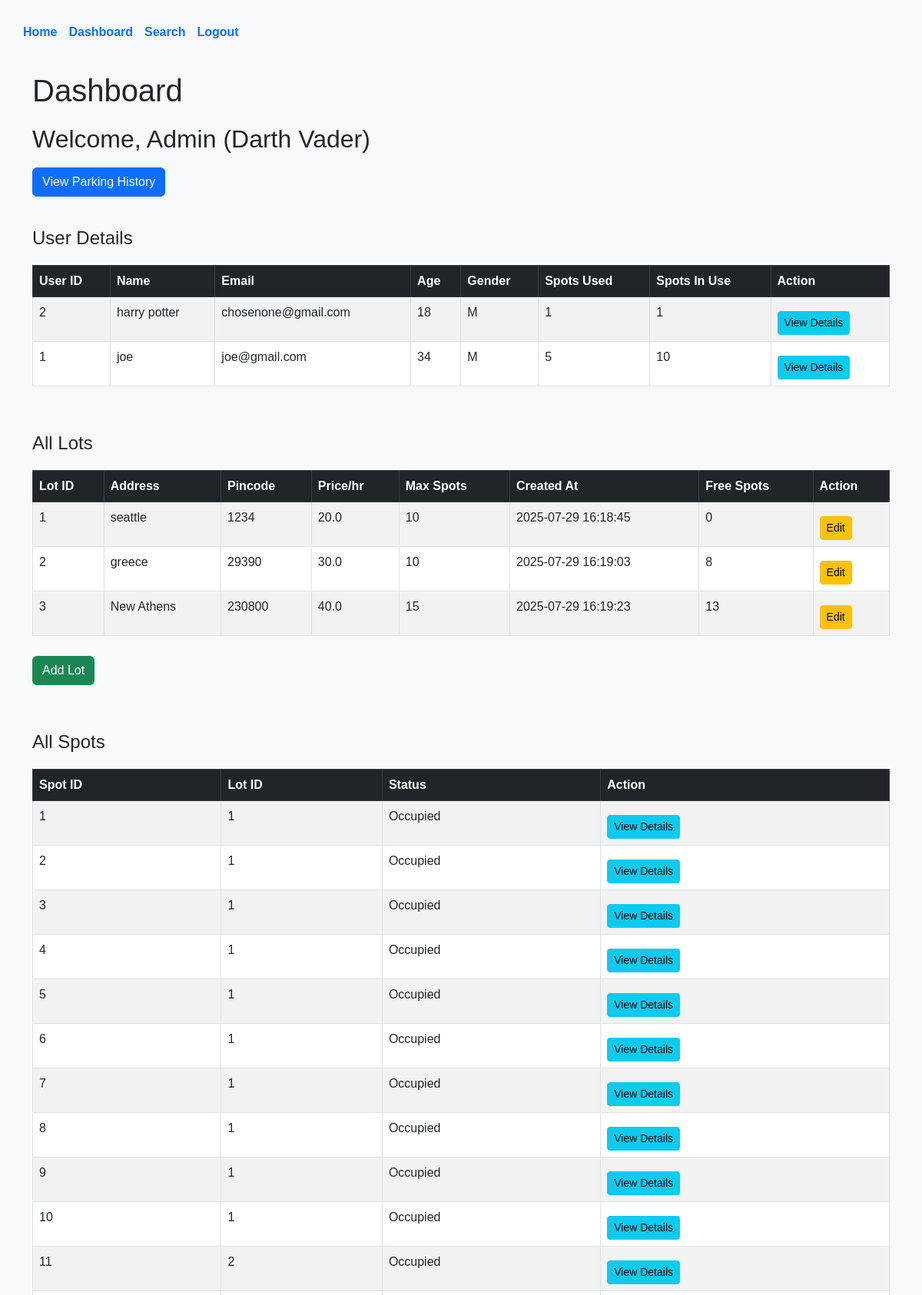
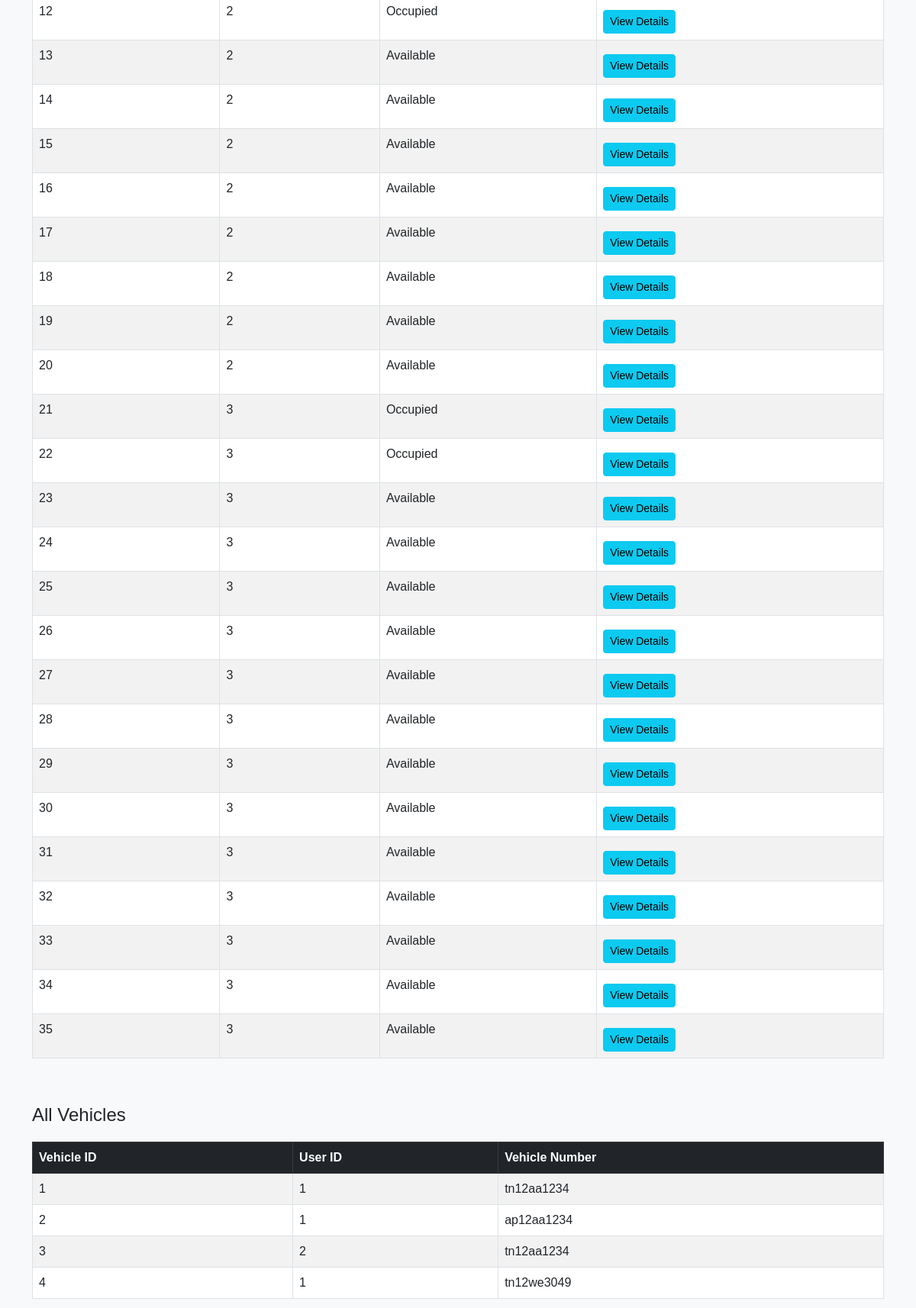
The app's page /admin/dashboard (upper part) with its own data (2 pictures, top to bottom).
### tables this page shows
CREATE TABLE User (
                user_id INTEGER PRIMARY KEY AUTOINCREMENT,
                fname TEXT NOT NULL,
                age INTEGER,
                gender TEXT,
                email TEXT UNIQUE NOT NULL,
                passwd TEXT NOT NULL,
                no_spots_booked DEFAULT 0
            );

CREATE TABLE ParkingLots (
              lot_id         INTEGER PRIMARY KEY AUTOINCREMENT,
              address        TEXT    NOT NULL,
              pin_code       TEXT,
              price_per_hour REAL    NOT NULL,
              max_spots      INTEGER NOT NULL,
              created_at     DATETIME DEFAULT CURRENT_TIMESTAMP,
              free_spots   INTEGER NOT NULL
            );

CREATE TABLE ParkingSpots (
              spot_id  INTEGER PRIMARY KEY AUTOINCREMENT,
              lot_id   INTEGER NOT NULL,
              status   TEXT    NOT NULL DEFAULT 'Available'
                         CHECK(status IN ('Available','Occupied','OutOfService')),
              FOREIGN KEY(lot_id) REFERENCES ParkingLots(lot_id)
                ON DELETE CASCADE
            );

CREATE TABLE Vehicles (
              vehicle_id     INTEGER PRIMARY KEY AUTOINCREMENT,
              user_id        INTEGER NOT NULL,
              vehicle_number TEXT    NOT NULL,
              FOREIGN KEY(user_id) REFERENCES Users(user_id)
                ON DELETE CASCADE
            );

### app.py (the view)
@app.route('/admin/dashboard')
def admin_dashboard():
    users = get_users()
    print(users)
    lots = get_lots()
    spots = get_spots()
    vhs = get_vehicles()
    bks = get_bookings()
    return render_template('adminDashboard.html', name="Admin (Darth Vader)", users=users, lots=lots, spots=spots,
                           vhs=vhs, bks=bks)

### app.py (called while the page is built)
def get_lots():
    with sqlite3.connect(DB) as con:
        cur = con.cursor()
        cur.execute('SELECT * FROM ParkingLots')
        return cur.fetchall()

def get_spots():
    with sqlite3.connect(DB) as con:
        cur = con.cursor()
        cur.execute('SELECT * FROM ParkingSpots')
        return cur.fetchall()

def get_vehicles():
    with sqlite3.connect(DB) as con:
        cur = con.cursor()
        cur.execute('SELECT * FROM Vehicles')
        return cur.fetchall()

def get_bookings():
    with sqlite3.connect(DB) as con:
        cur = con.cursor()
        cur.execute('SELECT * FROM Bookings')
        return cur.fetchall()

def get_users():
    with sqlite3.connect(DB) as con:
        cur = con.cursor()
        cur.execute(
            '''SELECT
        u.user_id,
        u.fname,
        u.email,
        u.age,
        u.gender,
        COALESCE(SUM(CASE WHEN b.status = 'Completed' THEN 1 ELSE 0 END), 0) AS spots_used,
        COALESCE(SUM(CASE WHEN b.status = 'Booked'    THEN 1 ELSE 0 END), 0) AS spots_in_use
    FROM User AS u
    LEFT JOIN Vehicles AS v
        ON u.user_id = v.user_id
    LEFT JOIN Bookings AS b
        ON v.vehicle_id = b.vehicle_id
    GROUP BY
        u.user_id,
        u.fname,
        u.email,
        u.age,
        u.gender;

        '''
        )
        return cur.fetchall()

### templates/adminDashboard.html (shortened to what this page needs)
<!DOCTYPE html>
<html lang="en">
<head>
    <link rel="stylesheet" href="https://cdn.jsdelivr.net/npm/bootstrap@5.3.0/dist/css/bootstrap.min.css">
</head>
<body>
<nav class="nav">
    <a href="{{ url_for('admin_home') }}">Home</a>
    <a href="{{ url_for('admin_dashboard') }}">Dashboard</a>
    <a href="{{ url_for('admin_search') }}">Search</a>
    <a href="{{ url_for('home') }}">Logout</a>
</nav>
<div class="container">
    <h1>Dashboard</h1>
    <h2>Welcome, {{ name }}</h2>
    <a href="{{ url_for('parking_history_all') }}" class="btn btn-primary">View Parking History</a>
    <div class="section">
        <h4>User Details</h4>
        <table class="table table-bordered table-striped table-hover">
            <thead class="table-dark">
                <tr>
                    <th>User ID</th>
                    <th>Name</th>
                    <th>Email</th>
                    <th>Age</th>
                    <th>Gender</th>
                    <th>Spots Used</th>
                    <th>Spots In Use</th>
                    <th>Action</th>
                </tr>
            </thead>
            <tbody>
                {% for user in users %}
                <tr>
                    <td>{{ user[0] }}</td>
                    <td>{{ user[1] }}</td>
                    <td>{{ user[2] }}</td>
                    <td>{{ user[3] }}</td>
                    <td>{{ user[4] }}</td>
                    <td>{{ user[5] }}</td>
                    <td>{{ user[6] }}</td>
                    <td>
                        <form method="get" action="{{ url_for('user_details', userid=user[0]) }}">
                            <button type="submit" class="btn btn-sm btn-info">View Details</button>
                        </form>
                    </td>
                </tr>
                {% endfor %}
            </tbody>
        </table>
    </div>
    <div class="section">
        <h4>All Lots</h4>
        <table class="table table-bordered table-striped table-hover">
            <thead class="table-dark">
                <tr>
                    <th>Lot ID</th>
                    <th>Address</th>
                    <th>Pincode</th>
                    <th>Price/hr</th>
                    <th>Max Spots</th>
                    <th>Created At</th>
                    <th>Free Spots</th>
                    <th>Action</th>
                </tr>
            </thead>
            <tbody>
                {% for lot in lots %}
                <tr>
                    <td>{{ lot[0] }}</td>
                    <td>{{ lot[1] }}</td>
                    <td>{{ lot[2] }}</td>
                    <td>{{ lot[3] }}</td>
                    <td>{{ lot[4] }}</td>
                    <td>{{ lot[5] }}</td>
                    <td>{{ lot[6] }}</td>
                    <td>
                        <form method="get" action="{{ url_for('edit_lot', lotid=lot[0]) }}">
                            <button type="submit" class="btn btn-sm btn-warning">Edit</button>
                        </form>
                    </td>
                </tr>
                {% endfor %}
            </tbody>
        </table>
        <a href="{{ url_for('create_lot') }}" class="btn btn-success">Add Lot</a>
    </div>
    <div class="section">
        <h4>All Spots</h4>
        <table class="table table-bordered table-striped table-hover">
            <thead class="table-dark">
                <tr>
                    <th>Spot ID</th>
                    <th>Lot ID</th>
                    <th>Status</th>
                    <th>Action</th>
                </tr>
            </thead>
            <tbody>
                {% for spot in spots %}
                <tr>
                    <td>{{ spot[0] }}</td>
                    <td>{{ spot[1] }}</td>
                    <td>{{ spot[2] }}</td>
                    <td>
                        <form method="get" action="{{ url_for('spot_details', spotid=spot[0]) }}">
                            <button type="submit" class="btn btn-sm btn-info">View Details</button>
                        </form>
                    </td>
                </tr>
                {% endfor %}
            </tbody>
        </table>
    </div>
    <div class="section">
        <h4>All Vehicles</h4>
        <table class="table table-bordered table-striped table-hover">
            <thead class="table-dark">
                <tr>
                    <th>Vehicle ID</th>
                    <th>User ID</th>
                    <th>Vehicle Number</th>
                </tr>
            </thead>
            <tbody>
                {% for vh in vhs %}
                <tr>
                    <td>{{ vh[0] }}</td>
                    <td>{{ vh[1] }}</td>
                    <td>{{ vh[2] }}</td>
                </tr>
                {% endfor %}
            </tbody>
        </table>
    </div>
</div>
</body>
</html>

### templates/adminDashboard.html (style rules this page uses)
body { padding: 30px; font-family: Arial, sans-serif; background-color: #f8f9fa; }
nav.nav { margin-bottom: 20px; }
nav.nav a { margin-right: 15px; text-decoration: none; color: #0d6efd; font-weight: bold; }
h1, h4 { margin-top: 40px; margin-bottom: 20px; }
table { background-color: white; }
.section { margin-bottom: 60px; }
.btn { margin-top: 10px; }

### records on screen
User: user_id "2", fname "harry potter", email "chosenone@gmail.com", age "18", gender "M", user "1"
User: user_id "1", fname "joe", email "joe@gmail.com", age "34", gender "M", user "5", user "10"
ParkingLots: lot_id "1", address "seattle", pin_code "1234", price_per_hour "20.0", max_spots "10", created_at "2025-07-29 16:18:45", free_spots "0"
ParkingLots: lot_id "2", address "greece", pin_code "29390", price_per_hour "30.0", max_spots "10", created_at "2025-07-29 16:19:03", free_spots "8"
ParkingLots: lot_id "3", address "New Athens", pin_code "230800", price_per_hour "40.0", max_spots "15", created_at "2025-07-29 16:19:23", free_spots "13"
ParkingSpots: spot_id "1", lot "1", status "Occupied"
ParkingSpots: spot_id "2", lot "1", status "Occupied"
ParkingSpots: spot_id "3", lot "1", status "Occupied"
ParkingSpots: spot_id "4", lot "1", status "Occupied"
ParkingSpots: spot_id "5", lot "1", status "Occupied"
ParkingSpots: spot_id "6", lot "1", status "Occupied"
ParkingSpots: spot_id "7", lot "1", status "Occupied"
ParkingSpots: spot_id "8", lot "1", status "Occupied"
ParkingSpots: spot_id "9", lot "1", status "Occupied"
ParkingSpots: spot_id "10", lot "1", status "Occupied"
ParkingSpots: spot_id "11", lot "2", status "Occupied"
ParkingSpots: spot_id "12", lot "2", status "Occupied"
ParkingSpots: spot_id "13", lot "2", status "Available"
ParkingSpots: spot_id "14", lot "2", status "Available"
ParkingSpots: spot_id "15", lot "2", status "Available"
ParkingSpots: spot_id "16", lot "2", status "Available"
ParkingSpots: spot_id "17", lot "2", status "Available"
ParkingSpots: spot_id "18", lot "2", status "Available"
ParkingSpots: spot_id "19", lot "2", status "Available"
ParkingSpots: spot_id "20", lot "2", status "Available"
ParkingSpots: spot_id "21", lot "3", status "Occupied"
ParkingSpots: spot_id "22", lot "3", status "Occupied"
ParkingSpots: spot_id "23", lot "3", status "Available"
ParkingSpots: spot_id "24", lot "3", status "Available"
ParkingSpots: spot_id "25", lot "3", status "Available"
ParkingSpots: spot_id "26", lot "3", status "Available"
ParkingSpots: spot_id "27", lot "3", status "Available"
ParkingSpots: spot_id "28", lot "3", status "Available"
ParkingSpots: spot_id "29", lot "3", status "Available"
ParkingSpots: spot_id "30", lot "3", status "Available"
ParkingSpots: spot_id "31", lot "3", status "Available"
ParkingSpots: spot_id "32", lot "3", status "Available"
ParkingSpots: spot_id "33", lot "3", status "Available"
ParkingSpots: spot_id "34", lot "3", status "Available"
ParkingSpots: spot_id "35", lot "3", status "Available"
Vehicles: vehicle_id "1", user "1", vehicle_number "tn12aa1234"
Vehicles: vehicle_id "2", user "1", vehicle_number "ap12aa1234"
Vehicles: vehicle_id "3", user "2", vehicle_number "tn12aa1234"
Vehicles: vehicle_id "4", user "1", vehicle_number "tn12we3049"

### other values on screen
{{ name }} "Admin (Darth Vader)"
